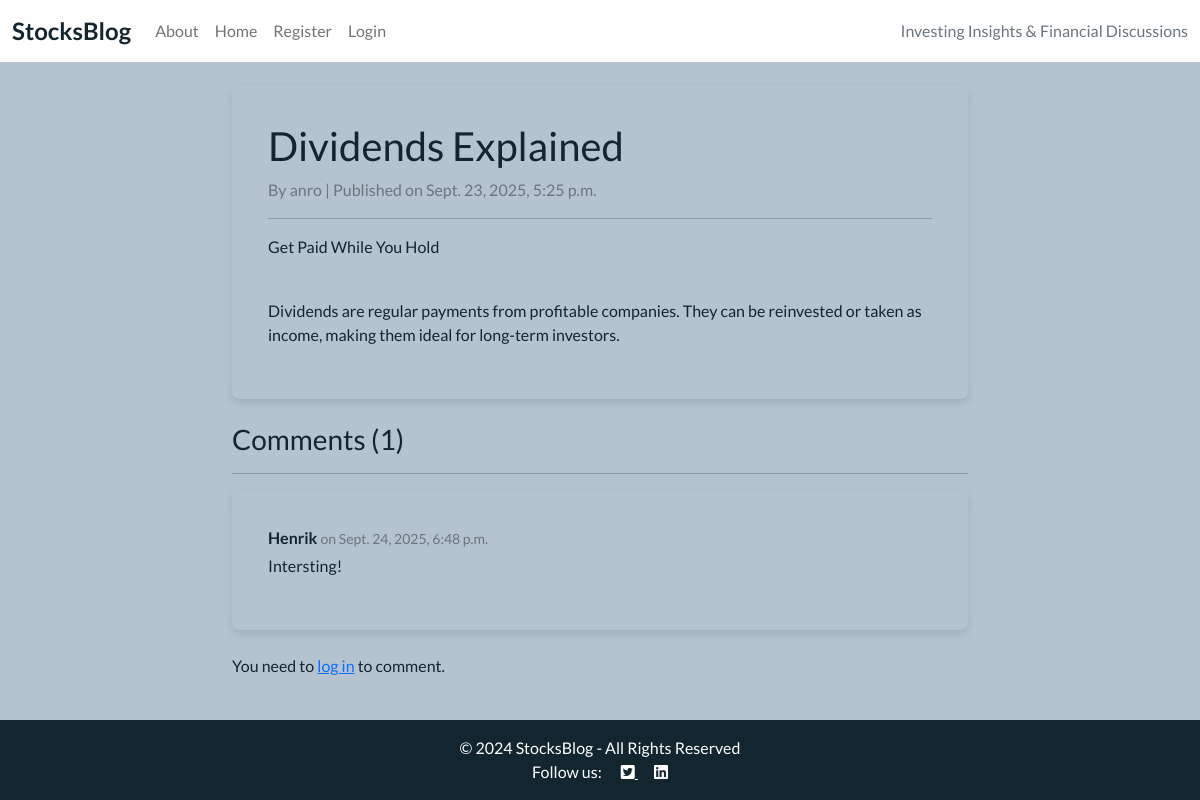
Page /post/dividends-explained/ on the committed database.
### blog/models.py (models this page shows, shortened)
class Post(models.Model):
    title = models.CharField(max_length=200)
    slug = models.SlugField(max_length=200, unique=True, blank=True)
    author = models.ForeignKey(
        User,
        on_delete=models.CASCADE,
        related_name="blog_posts"
    )
    featured_image = CloudinaryField('image', default='placeholder')
    content = models.TextField(default='Default content for new posts')
    created_on = models.DateTimeField(auto_now_add=True)
    status = models.IntegerField(choices=STATUS, default=0)
    excerpt = models.TextField(blank=True)
    updated_on = models.DateTimeField(auto_now=True)
    class Meta:
        ordering = ["-created_on"]

class Comment(models.Model):
    post = models.ForeignKey(Post, related_name='comments', on_delete=models.CASCADE)
    author = models.ForeignKey(User, on_delete=models.CASCADE, related_name="comments")
    text = models.TextField()
    created_at = models.DateTimeField(auto_now_add=True)
    approved = models.BooleanField(default=False)
    class Meta:
        ordering = ["-created_at"]

### blog/views.py (the view, shortened to what this page needs)
# urls.py: path('post/<slug:slug>/', views.post_detail, name='post_detail'),
def post_detail(request, slug):
    post = get_object_or_404(Post.objects.filter(status=1), slug=slug)
    comments = post.comments.filter(approved=True).order_by("-created_at")
    comment_count = comments.count()
    comment_form = CommentForm()
    return render(
        request,
        "blog/post_detail.html",
        {
            "post": post,
            "comments": comments,
            "comment_count": comment_count,
            "comment_form": comment_form,
        }
    )

### blog/templates/blog/post_detail.html (shortened to what this page needs)
{% extends "blog/base.html" %}
{% block content %}
<div class="container mt-4">
    <div class="row">
        <div class="col-md-8 offset-md-2">
            <div class="card mb-4">
                <div class="card-body">
                    <h1 class="card-title">{{ post.title }}</h1>
                    <p class="text-muted">By {{ post.author }} | Published on {{ post.created_on }}</p>
                    <hr>
                    <p class="card-text">{{ post.content|safe }}</p>
                </div>
            </div>
            <h3>Comments ({{ comments.count }})</h3>
            <hr>
            {% for comment in comments %}
                <div class="card mb-3">
                    <div class="card-body">
                        <p class="mb-1"><strong>{{ comment.author }}</strong>
                           <small class="text-muted">on {{ comment.created_at }}</small></p>
                        <p>{{ comment.text }}</p>
                    </div>
                </div>
            {% empty %}
                <p>No comments yet. Be the first to comment!</p>
            {% endfor %}
            {% if user.is_authenticated %}
                <div class="card mt-4">
                    <div class="card-body">
                        <h5 class="card-title">Add a Comment</h5>
                        <form method="post">
                            {% csrf_token %}
                            <div class="mb-3">
                                <textarea name="text" class="form-control" rows="3" required>{{ comment_form.text.value|default_if_none:'' }}</textarea>
                            </div>
                            <button type="submit" class="btn btn-primary">Post Comment</button>
                        </form>
                    </div>
                </div>
            {% else %}
                <p class="mt-4">You need to <a href="{% url 'account_login' %}">log in</a> to comment.</p>
            {% endif %}
        </div>
    </div>
</div>
{% endblock %}

### blog/static/css/style.css (style rules this page uses)
body { background-color: #B4C3CF; font-family: 'Lato', sans-serif; color: #13252F; }
.main-bg { background-color: #B4C3CF; }
.card { border: none; background-color: transparent; box-shadow: 0 4px 8px rgba(0, 0, 0, 0.1); border-radius: 8px; padding: 20px; margin-bottom: 20px; transition: transform 0.2s ease, box-shadow 0.2s ease; }

### rows in the picture
Post: title "Dividends Explained", author "anro", created_on "Sept. 23, 2025, 5:25 p.m.", content "Get Paid While You Hold Dividends are regular payments from profitable companies. They can be reinvested or taken as income, making them ideal for long-term investors."
Comment: author "Henrik", created_at "Sept. 24, 2025, 6:48 p.m.", text "Intersting!"

### other values in the picture
{{ comments.count }} "1"
